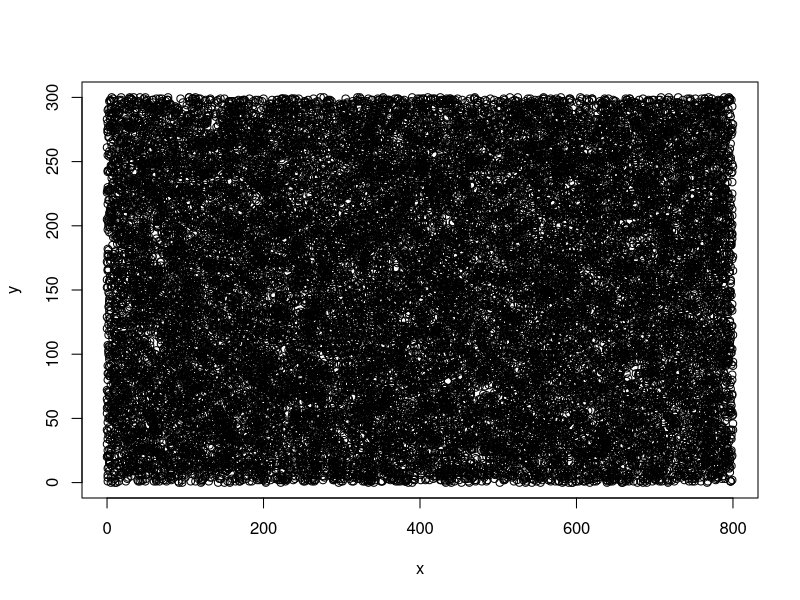

R code for this plot: (Note: this script raises an error after producing the figure.)
# "subtree" fuel category - trees under DBH
library(tidyverse)
library(cowplot)
theme_set(theme_cowplot())
library(here)

# START ###############################################
subtree <- read.csv(here("data/herb.csv"))

# filtering out everything below DBH
subtree <- subtree %>%
  filter(HEIGHT_M <1.37) %>%
  rename("BD" = "DBH_CM")

unique(subtree$SPP)

# adding expansion factor
subtree$m2 <- 9 # default is measuring 3 x 3 square meters

subtree$m2[subtree$PLOT == "15_3"] <- 25
subtree$m2[subtree$PLOT == "17_3"] <- 25
subtree$m2[subtree$PLOT == "32_2"] <- 100
subtree$m2[subtree$PLOT == "52_1"] <- 100
subtree$m2[subtree$PLOT == "40_2"] <- 100
subtree$m2[subtree$PLOT == "55_3"] <- 100
subtree$m2[subtree$PLOT == "10_0"] <- 100
subtree$m2[subtree$PLOT == "33_1"] <- 100

# Density ##################################################
  # mean number of subtrees per plot
    meantree1 <- subtree %>%
      filter(TREAT == 1) %>%
      group_by(PLOT) %>%
      summarise(n = n(), m2 = unique(m2))

# scaling to landscape level
  meantree1$n_m2 <- round(meantree1$n / meantree1$m2) 

  meantree1$n_plot <- round(meantree1$n_m2 * 400)
  
  round(mean(meantree1$n_plot)) # 4187
  
  meantree1$n_landscape <- round(meantree1$n_m2 * 2400) #25120
  
  #  generating point cloud  
  x <- round(runif(round(mean(meantree1$n_landscape)), 0, 800))
  y <- round(runif(round(mean(meantree1$n_landscape)), 0, 300))
  
   system.time(plot(x,y))
  
  system.time(loc <- cbind(x,y))
  system.time(loc <- as.data.frame(loc))
  
  ## Marks ####################
  
  ### Species ###############################
  # average number per species within plot
  meantreespp1 <- subtree %>% 
    filter(TREAT == 1) %>% # only 1x burns right now
    group_by(PLOT, SPP) %>% # group by plot / spp
    summarise(n = n()) %>% # counts number of spp within plot
    group_by(SPP) %>% # groups by spp only
    summarise(AV = round(mean(n))) # average of count
  meantreespp1$prob <- meantreespp1$AV / sum(meantreespp1$AV)# can't use 119 # doesn't add to 1
  sum(meantreespp1$prob) # checking if it adds to 1
  
  loc$SPP <- simple_ra(N = length(loc$y), 
                       prob_each = meantreespp1$prob,
                       conditions = meantreespp1$SPP) # names
  
  rm(meantreespp1)
  
  ### Live / Dead #############################
  subtree$LIVE_DEAD <- NA
  subtree$LIVE_DEAD[subtree$CANOPY > 0] <- "LIVE"
  subtree$LIVE_DEAD[subtree$CANOPY == 0] <- "DEAD"
  
  meanCan1 <- subtree %>% 
    filter(TREAT == 1) %>% 
    filter(CANOPY != "NA") %>%
    group_by(PLOT, SPP, LIVE_DEAD) %>% # group by plot / spp
    summarise(n = n()) %>% # counts number of spp within plot
    complete(expand(subtree, LIVE_DEAD), fill = list(n = 0 )) %>%
    filter(LIVE_DEAD != "NA") %>%
    pivot_wider(names_from = LIVE_DEAD, values_from = n)
  
  meanCan1$tot <- meanCan1$LIVE + meanCan1$DEAD
  
  meanCan1$prob <- NA
  meanCan1$prob <- round(meanCan1$LIVE / meanCan1$tot, digits = 2)
  
  meanCan1 <- meanCan1 %>%
    group_by(SPP) %>%
    summarise(mean(prob))
  
  pime_loc <- loc %>% 
    filter(SPP == "PIME") 
  pime_loc$LIVE_DEAD <- simple_ra(N = nrow(pime_loc),
                                  prob = meanCan1$prob[meanCan1$SPP == "PIME"],
                                  conditions = c(1,0))
  bene_loc <- loc %>% 
    filter(SPP == "BENE") 
  bene_loc$LIVE_DEAD <- simple_ra(N = nrow(bene_loc),
                                  prob_each = meanCan1$prob[meanCan1$SPP == "BENE"],
                                  conditions = c(1,0))
  potr_loc <- loc %>% 
    filter(SPP == "POTR") 
  potr_loc$LIVE_DEAD <- simple_ra(N = nrow(potr_loc),
                                  prob_each = meanCan1$prob[meanCan1$SPP == "POTR"],
                                  conditions = c(1,0))
  alcr_loc <- loc %>% 
    filter(SPP == "ALCR") 
  alcr_loc$LIVE_DEAD <- simple_ra(N = nrow(alcr_loc),
                                  prob_each = meanCan1$prob[meanCan1$SPP == "ALCR"],
                                  conditions = c(1,0))
  salix_loc <- loc %>% 
    filter(SPP == "SALIX") 
  salix_loc$LIVE_DEAD <- simple_ra(N = nrow(salix_loc),
                                   prob_each = meanCan1$prob[meanCan1$SPP == "SALIX"],
                                   conditions = c(1,0))
  # arcto_loc <- loc %>% 
  # filter(SPP == "ARCTO") 
  # arcto_loc$LIVE_DEAD <- simple_ra(N = nrow(arcto_loc),
  # prob_each = c(meanCan1$prob[meanCan1$SPP == "ARCTO"],
  #               1 - meanCan1$prob[meanCan1$SPP == "ARCTO"]),
  # conditions = c(1,0))
  loc <- rbind(pime_loc, bene_loc, potr_loc, salix_loc, alcr_loc)
  
  rm(pime_loc, bene_loc, potr_loc, salix_loc, alcr_loc,
     meanCan1)
  
  ### Height ##################################   
  # what's the average height per species within 1x burns
  height <- subtree %>% 
    filter(TREAT == 1) %>%
    filter(HEIGHT_M != "NA") %>% 
    group_by(SPP, LIVE_DEAD) %>%
    summarise(AV = mean(HEIGHT_M), SD = sd(HEIGHT_M)) %>%
    ungroup() %>%
    complete(SPP,LIVE_DEAD) %>%
    filter(LIVE_DEAD != "NA")
  
  # No dead alcr or aspen in these plots, so they don't have heights
  # assigning the same mean and sd as the live trees
  height$AV[1] <- height$AV[2] # alcr
  height$SD[1] <- height$SD[2]
  
  height$SD[3] <- height$SD[4] # arcto # only 1 dead, so no sd
  
  height$AV[9] <- height$AV[10] # potr
  height$SD[9] <- height$SD[10]
  
  #### Assigning heights ################
  # initializing column
  loc$HEIGHT_M <- 0
  
  ##### Birch 
  bene_loc <- loc %>%
    filter(SPP == "BENE")
  bene_height <- height %>%
    filter(SPP == "BENE")
  bene_loc$HEIGHT_M[bene_loc$LIVE_DEAD== 0] <- rtruncnorm(round(mean(meantree1$n_landscape)), 
                                                          a = 0, mean = bene_height$AV[bene_height$LIVE_DEAD=="DEAD"],
                                                          sd = bene_height$SD[bene_height$LIVE_DEAD=="DEAD"])
  bene_loc$HEIGHT_M[bene_loc$LIVE_DEAD== 1] <- rtruncnorm(round(mean(meantree1$n_landscape)), 
                                                          a = 0, mean = bene_height$AV[bene_height$LIVE_DEAD=="LIVE"],
                                                          sd = bene_height$SD[bene_height$LIVE_DEAD=="LIVE"])
  ##### Aspen
  potr_loc <- loc %>%
    filter(SPP == "POTR")
  potr_height <- height %>%
    filter(SPP == "POTR")
  potr_loc$HEIGHT_M[potr_loc$LIVE_DEAD== 0] <- rtruncnorm(round(mean(meantree1$n_landscape)), 
                                                          a = 0, mean = potr_height$AV[potr_height$LIVE_DEAD=="DEAD"],
                                                          sd = potr_height$SD[potr_height$LIVE_DEAD=="DEAD"])
  potr_loc$HEIGHT_M[potr_loc$LIVE_DEAD== 1] <- rtruncnorm(round(mean(meantree1$n_landscape)), 
                                                          a = 0, mean = potr_height$AV[potr_height$LIVE_DEAD=="LIVE"],
                                                          sd = potr_height$SD[potr_height$LIVE_DEAD=="LIVE"])
  ##### Spruce
  pime_loc <- loc %>%
    filter(SPP == "PIME")
  pime_height <- height %>%
    filter(SPP == "PIME")
  pime_loc$HEIGHT_M[pime_loc$LIVE_DEAD== 0] <- rtruncnorm(round(mean(meantree1$n_landscape)), 
                                                          a = 0, mean = pime_height$AV[pime_height$LIVE_DEAD=="DEAD"],
                                                          sd = pime_height$SD[pime_height$LIVE_DEAD=="DEAD"])
  pime_loc$HEIGHT_M[pime_loc$LIVE_DEAD== 1] <- rtruncnorm(round(mean(meantree1$n_landscape)), 
                                                          a = 0, mean = pime_height$AV[pime_height$LIVE_DEAD=="LIVE"],
                                                          sd = pime_height$SD[pime_height$LIVE_DEAD=="LIVE"])
  ##### Alder 
  alcr_loc <- loc %>%
    filter(SPP == "ALCR")
  alcr_height <- height %>%
    filter(SPP == "ALCR")
  alcr_loc$HEIGHT_M[alcr_loc$LIVE_DEAD== 0] <- rtruncnorm(round(mean(meantree1$n_landscape)), 
                                                          a = 0, mean = alcr_height$AV[alcr_height$LIVE_DEAD=="DEAD"],
                                                          sd = alcr_height$SD[alcr_height$LIVE_DEAD=="DEAD"])
  alcr_loc$HEIGHT_M[alcr_loc$LIVE_DEAD== 1] <- rtruncnorm(round(mean(meantree1$n_landscape)), 
                                                          a = 0, mean = alcr_height$AV[alcr_height$LIVE_DEAD=="LIVE"],
                                                          sd = alcr_height$SD[alcr_height$LIVE_DEAD=="LIVE"])
  
  # loc$HEIGHT_M[loc$SPP=="ARCTO"] <- rtruncnorm(round(mean(meantree1$n)), a = 0,mean = height$AV[height$SPP == "ARCTO"],
  #       sd = height$SD[height$SPP == "ARCTO"])
  ##### Willow 
  salix_loc <- loc %>%
    filter(SPP == "SALIX")
  salix_height <- height %>%
    filter(SPP == "SALIX")
  salix_loc$HEIGHT_M[salix_loc$LIVE_DEAD== 0] <- rtruncnorm(round(mean(meantree1$n_landscape)), 
                                                            a = 0, mean = salix_height$AV[salix_height$LIVE_DEAD=="DEAD"],
                                                            sd = salix_height$SD[salix_height$LIVE_DEAD=="DEAD"])
  salix_loc$HEIGHT_M[salix_loc$LIVE_DEAD== 1] <- rtruncnorm(round(mean(meantree1$n_landscape)), 
                                                            a = 0, mean = salix_height$AV[salix_height$LIVE_DEAD=="LIVE"],
                                                            sd = salix_height$SD[salix_height$LIVE_DEAD=="LIVE"])
  
  loc <- rbind(pime_loc, bene_loc, potr_loc, salix_loc, alcr_loc)
  
  rm(pime_loc, bene_loc, potr_loc, salix_loc, alcr_loc,
     height)
  rm(bene_height, potr_height, pime_height, salix_height, alcr_height)
  
  loc$HEIGHT_M <- round(loc$HEIGHT_M, digits = 2)
  hist(loc$HEIGHT_M)
  
  ### Biomass #########################
  #### assigning BDs ##################################
  sub_assign <- subtree %>%
    filter(TREAT == 1) %>%
    filter(!is.na(LIVE_DEAD)) %>%
    group_by(SPP, LIVE_DEAD) %>%
    summarise(AV = mean(BD), SD = sd(BD)) %>%
    ungroup() %>%
    complete(SPP,LIVE_DEAD) %>%
    filter(LIVE_DEAD != "NA")
  
  sub_assign$AV[1] <- sub_assign$AV[2]
  sub_assign$SD[1] <- sub_assign$SD[2]
  
  sub_assign$SD[3] <- sub_assign$SD[4]
  
  sub_assign$AV[9] <- sub_assign$AV[10]
  sub_assign$SD[9] <- sub_assign$SD[10]
  
  ##### Birch 
  bene_loc <- loc %>%
    filter(SPP == "BENE")
  bene_dbh <- sub_assign %>%
    filter(SPP == "BENE")
  bene_loc$BD[bene_loc$LIVE_DEAD== 0] <- rtruncnorm(round(mean(meantree1$n_landscape)), 
                                                        a = 0, mean = bene_dbh$AV[bene_dbh$LIVE_DEAD=="DEAD"],
                                                        sd = bene_dbh$SD[bene_dbh$LIVE_DEAD=="DEAD"])
  bene_loc$BD[bene_loc$LIVE_DEAD== 1] <- rtruncnorm(round(mean(meantree1$n_landscape)), 
                                                        a = 0, mean = bene_dbh$AV[bene_dbh$LIVE_DEAD=="LIVE"],
                                                        sd = bene_dbh$SD[bene_dbh$LIVE_DEAD=="LIVE"])
  ##### Aspen 
  potr_loc <- loc %>%
    filter(SPP == "POTR")
  potr_dbh <- sub_assign %>%
    filter(SPP == "POTR")
  potr_loc$BD[potr_loc$LIVE_DEAD== 0] <- rtruncnorm(round(mean(meantree1$n_landscape)), 
                                                        a = 0, mean = potr_dbh$AV[potr_dbh$LIVE_DEAD=="DEAD"],
                                                        sd = potr_dbh$SD[potr_dbh$LIVE_DEAD=="DEAD"])
  potr_loc$BD[potr_loc$LIVE_DEAD== 1] <- rtruncnorm(round(mean(meantree1$n_landscape)), 
                                                        a = 0, mean = potr_dbh$AV[potr_dbh$LIVE_DEAD=="LIVE"],
                                                        sd = potr_dbh$SD[potr_dbh$LIVE_DEAD=="LIVE"])
  
  ##### Spruce 
  pime_loc <- loc %>%
    filter(SPP == "PIME")
  pime_dbh <- sub_assign %>%
    filter(SPP == "PIME")
  pime_loc$BD[pime_loc$LIVE_DEAD== 0] <- rtruncnorm(round(mean(meantree1$n_landscape)), 
                                                        a = 0, mean = pime_dbh$AV[pime_dbh$LIVE_DEAD=="DEAD"],
                                                        sd = pime_dbh$SD[pime_dbh$LIVE_DEAD=="DEAD"])
  pime_loc$BD[pime_loc$LIVE_DEAD== 1] <- rtruncnorm(round(mean(meantree1$n_landscape)), 
                                                        a = 0, mean = pime_dbh$AV[pime_dbh$LIVE_DEAD=="LIVE"],
                                                        sd = pime_dbh$SD[pime_dbh$LIVE_DEAD=="LIVE"])
  ##### Alder 
  alcr_loc <- loc %>%
    filter(SPP == "ALCR")
  alcr_dbh <- sub_assign %>%
    filter(SPP == "ALCR")
  alcr_loc$BD[alcr_loc$LIVE_DEAD== 0] <- rtruncnorm(round(mean(meantree1$n_landscape)), 
                                                        a = 0, mean = alcr_dbh$AV[alcr_dbh$LIVE_DEAD=="DEAD"],
                                                        sd = alcr_dbh$SD[alcr_dbh$LIVE_DEAD=="DEAD"])
  alcr_loc$BD[alcr_loc$LIVE_DEAD== 1] <- rtruncnorm(round(mean(meantree1$n_landscape)), 
                                                        a = 0, mean = alcr_dbh$AV[alcr_dbh$LIVE_DEAD=="LIVE"],
                                                        sd = alcr_dbh$SD[alcr_dbh$LIVE_DEAD=="LIVE"])
  
  # loc$BD[loc$SPP=="ARCTO"] <- rtruncnorm(round(mean(meantree1$n)), a = 0,mean = dbh_assign$AV[dbh_assign$SPP == "ARCTO"],
  #       sd = dbh_assign$SD[dbh_assign$SPP == "ARCTO"])
  
  ##### Willow 
  salix_loc <- loc %>%
    filter(SPP == "SALIX")
  salix_dbh <- sub_assign %>%
    filter(SPP == "SALIX")
  salix_loc$BD[salix_loc$LIVE_DEAD== 0] <- rtruncnorm(round(mean(meantree1$n_landscape)), 
                                                          a = 0, mean = salix_dbh$AV[salix_dbh$LIVE_DEAD=="DEAD"],
                                                          sd = salix_dbh$SD[salix_dbh$LIVE_DEAD=="DEAD"])
  salix_loc$BD[salix_loc$LIVE_DEAD== 1] <- rtruncnorm(round(mean(meantree1$n_landscape)), 
                                                          a = 0, mean = salix_dbh$AV[salix_dbh$LIVE_DEAD=="LIVE"],
                                                          sd = salix_dbh$SD[salix_dbh$LIVE_DEAD=="LIVE"])
  
  loc <- rbind(pime_loc, bene_loc, potr_loc, salix_loc, alcr_loc)
  
  rm(pime_dbh, potr_dbh, alcr_dbh, salix_dbh, bene_dbh)
  rm(pime_loc, potr_loc, alcr_loc, salix_loc, bene_loc,
     sub_assign)
  
  #### Stem ############################### # ONLY WANT FOLIAGE FOR SUBTREE
  # loc$STEM_BIOMASS <- 0
  # loc$STEM_BIOMASS[loc$SPP == "PIME"] <-  117.91*(loc$DBH[loc$SPP == "PIME"]^1.99) # Alexander et al. 2012
  # loc$STEM_BIOMASS[loc$SPP == "POTR"] <-  64.01*(loc$DBH[loc$SPP == "POTR"]^2.51) # Alexander et al. 2012
  # loc$STEM_BIOMASS[loc$SPP == "BENE"] <-  147.96*(loc$DBH[loc$SPP == "BENE"]^2.25) # Alexander et al. 2012
  # loc$STEM_BIOMASS[loc$SPP == "ALCR"] <-  exp(4.5 + 2.3*log(loc$DBH[loc$SPP == "ALCR"])) # Binkley et al. 1984
  # loc$STEM_BIOMASS[loc$SPP == "SALIX"] <- 10^(2.167 + 1.03*log10(loc$DBH[loc$SPP == "SALIX"])) # Bond-Lamberty et al. 2002
  
  # biomass_stem <- dbh %>% 
  #   filter(TREAT == 1) %>%
  #   group_by(SPP) %>%
  #   summarise(AV = mean(STEM_BIOMASS), SD = sd(STEM_BIOMASS)) 
  # 
  # loc$STEM_BIOMASS[loc$SPP=="BENE"] <- rtruncnorm(round(mean(meantree1$n_landscape)),a = 0, mean = biomass_stem$AV[biomass_stem$SPP == "BENE"],
  #                                           sd = biomass_stem$SD[biomass_stem$SPP == "BENE"])
  # loc$STEM_BIOMASS[loc$SPP=="POTR"] <- rtruncnorm(round(mean(meantree1$n_landscape)), a = 0, mean = biomass_stem$AV[biomass_stem$SPP == "POTR"],
  #                                           sd = biomass_stem$SD[biomass_stem$SPP == "POTR"])
  # loc$STEM_BIOMASS[loc$SPP=="PIME"] <- rtruncnorm(round(mean(meantree1$n_landscape)), a = 0, mean = biomass_stem$AV[biomass_stem$SPP == "PIME"],
  #                                           sd = biomass_stem$SD[biomass_stem$SPP == "PIME"])
  # loc$STEM_BIOMASS[loc$SPP=="ALCR"] <- rtruncnorm(round(mean(meantree1$n_landscape)), a =0, mean = biomass_stem$AV[biomass_stem$SPP == "ALCR"],
  #                                           sd = biomass_stem$SD[biomass_stem$SPP == "ALCR"])
  # #loc$STEM_BIOMASS[loc$SPP=="ARCTO"] <- rtruncnorm(round(mean(meantree1$n)), a = 0,mean = biomass_stem$AV[biomass_stem$SPP == "ARCTO"],
  #                                           # sd = biomass_stem$SD[biomass_stem$SPP == "ARCTO"])
  # loc$STEM_BIOMASS[loc$SPP=="SALIX"] <- rtruncnorm(round(mean(meantree1$n_landscape)), a = 0, mean = biomass_stem$AV[biomass_stem$SPP == "SALIX"],
  #                                            sd = biomass_stem$SD[biomass_stem$SPP == "SALIX"])
  # #### Foliage ####################
  loc$FOL_BIOMASS <- 0
  loc$FOL_BIOMASS[loc$SPP == "PIME"] <- 10^(3.016 + 0.680*(log10(loc$BD[loc$SPP == "PIME"])) + -0.02*(15) + 0.017*(log10(loc$BD[loc$SPP == "PIME"])*15)) * 1.08
  loc$FOL_BIOMASS[loc$SPP == "POTR"] <- 10^(1.961 + 0.909*(log10(loc$BD[loc$SPP == "POTR"])) + -0.023*(15) + 0.021*(log10(loc$BD[loc$SPP == "POTR"])*15)) * 1.121
  loc$FOL_BIOMASS[loc$SPP == "BENE"] <- 10^(2.253 + 0*(log10(loc$BD[loc$SPP == "BENE"])) + -0.055*(15)) * 1.03
  loc$FOL_BIOMASS[loc$SPP == "ALCR"] <-  10^(1.82 + 2.38*log10(loc$BD[loc$SPP == "ALCR"])) # Binkley et al. 1984
  loc$FOL_BIOMASS[loc$SPP == "SALIX"] <- 10^(2.023 + 1.065*log10(loc$BD[loc$SPP == "SALIX"])) # Bond-Lamberty et al. 2002
 
   # biomass_fol <- dbh %>% 
  #   filter(TREAT == 1) %>%
  #   group_by(SPP) %>%
  #   summarise(AV = mean(FOL_BIOMASS), SD = sd(FOL_BIOMASS)) 
  # 
  # loc$FOL_BIOMASS[loc$SPP=="BENE"] <- rtruncnorm(round(mean(meantree1$n_landscape)),a = 0, mean = biomass_fol$AV[biomass_fol$SPP == "BENE"],
  #                                                 sd = biomass_fol$SD[biomass_fol$SPP == "BENE"])
  # loc$FOL_BIOMASS[loc$SPP=="POTR"] <- rtruncnorm(round(mean(meantree1$n_landscape)), a = 0, mean = biomass_fol$AV[biomass_fol$SPP == "POTR"],
  #                                                 sd = biomass_fol$SD[biomass_fol$SPP == "POTR"])
  # loc$FOL_BIOMASS[loc$SPP=="PIME"] <- rtruncnorm(round(mean(meantree1$n_landscape)), a = 0, mean = biomass_fol$AV[biomass_fol$SPP == "PIME"],
  #                                                 sd = biomass_fol$SD[biomass_fol$SPP == "PIME"])
  # loc$FOL_BIOMASS[loc$SPP=="ALCR"] <- rtruncnorm(round(mean(meantree1$n_landscape)), a =0, mean = biomass_fol$AV[biomass_fol$SPP == "ALCR"],
  #                                                 sd = biomass_fol$SD[biomass_fol$SPP == "ALCR"])
  # #loc$FOL_BIOMASS[loc$SPP=="ARCTO"] <- rtruncnorm(round(mean(meantree1$n)), a = 0,mean = biomass_fol$AV[biomass_fol$SPP == "ARCTO"],
  # # sd = biomass_fol$SD[biomass_fol$SPP == "ARCTO"])
  # loc$FOL_BIOMASS[loc$SPP=="SALIX"] <- rtruncnorm(round(mean(meantree1$n_landscape)), a = 0, mean = biomass_fol$AV[biomass_fol$SPP == "SALIX"],
  #                                                  sd = biomass_fol$SD[biomass_fol$SPP == "SALIX"])
  # 
  # rm(biomass_fol, biomass_stem)  
  # setting dead trees to have foliar biomass = 0
  loc$FOL_BIOMASS[loc$LIVE_DEAD ==0] <- 0
  # 
  
  ### Crown Width #####################################
  
  loc$CROWN_WIDTH <- 2*(sqrt( loc$FOL_BIOMASS / pi * loc$HEIGHT))
  
  loc$CROWN_WIDTH[loc$LIVE_DEAD == 0] <- 0
  
  ### Crown Base Height ######################################
  ## assuming 0 for now
  
  loc$CROWN_BASE_HEIGHT <- 0
  
  ## Exporting ##############################################
  
  # tree_input <- loc[sample(nrow(loc), 100),]
  # 
  # write.csv(tree_input, here("data/output/tree_input100.csv"), row.names = F)
  # 
  # rm(tree_input)
  
  #Assume that our 'area of interest' for collecting fire behavior data is in a subset of the 1000 m x 400 m domain
  # AOI: x{400,600}, y{100,300}
  # Each tree will also need a unique identifier
  # NOT tracking dead trees
  
  # dbh from cm to m
  loc$DBH_M <- NA
  loc$DBH_M <- loc$BD / 100
  
  loc$CROWN_WIDTH_M <-loc$CROWN_WIDTH * 100
  
  trees <- mutate(loc,
                  export = if_else((x >= 525 & x <= 600 & y >= 125 & y<=200 & LIVE_DEAD == 1),
                                   TRUE, FALSE)) %>%
    group_by(export) %>%
    mutate(id =  row_number())
  
  length(which(trees$export == "TRUE")) # 4340# can do 4096 total
  
  ggplot(trees, aes(x,y,col=export)) + geom_point() + coord_equal()
  
  #Make tree list ready for WFDS
  
  
  
  trees_WFDS = mutate(trees,
                      wfds_canopy = if_else(LIVE_DEAD==0, "", 
                                            paste0("&TREE XYZ=", round(x,1), ",", round(y,1),
                                                   ",0,PART_ID='TREE',FUEL_GEOM='CYLINDER',CROWN_WIDTH=", round(CROWN_WIDTH_M,1),
                                                   ",CROWN_BASE_HEIGHT=", round(CROWN_BASE_HEIGHT,1),
                                                   ",TREE_HEIGHT=", round(HEIGHT_M,1),
                                                   ",OUTPUT_TREE=.", export,
                                                   ".,LABEL='", paste0('tree',id), "' /")),
                      wfds_stem = if_else(CROWN_BASE_HEIGHT==0, '', 
                                          paste0("&TREE XYZ=",round(x,1), ",", round(y,1),
                                                 ",0,PART_ID='TRUNK',FUEL_GEOM='CYLINDER',CROWN_WIDTH=",round(DBH_M/100,1),
                                                 ",CROWN_BASE_HEIGHT=0",
                                                 ",TREE_HEIGHT=",CROWN_BASE_HEIGHT,"/"
                                          ))
  )
  
  write.csv(trees_WFDS, here("data/output/subtree/subtree_WFDS_1x.csv"), row.names = FALSE)
  
  #Note that all trees get labelled but only those trees in the area of interest (where export == TRUE)
  # will actually have their heating and mass tracked
  #Also, length units are in meters so dbh, commonly measured in cm, are expressed in m.
  
  